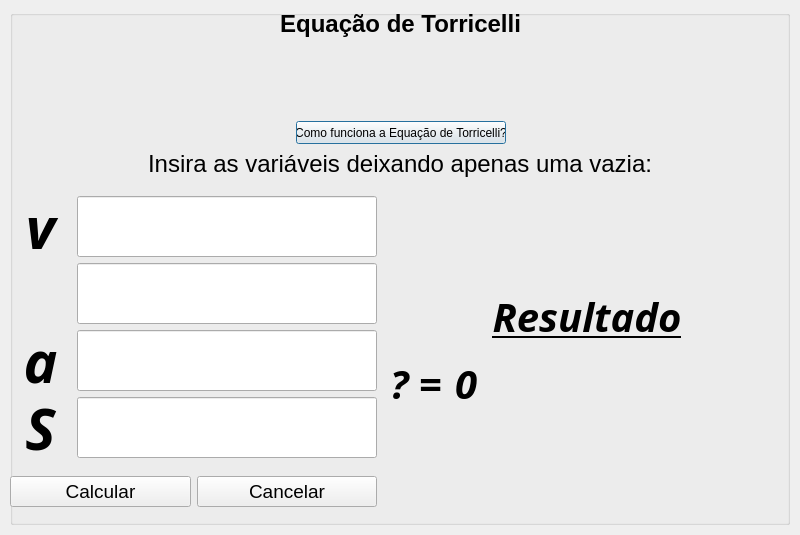
<?xml version="1.0" encoding="UTF-8"?>
<ui version="4.0">
 <class>telaTorricelli</class>
 <widget class="QDialog" name="telaTorricelli">
  <property name="geometry">
   <rect>
    <x>0</x>
    <y>0</y>
    <width>800</width>
    <height>535</height>
   </rect>
  </property>
  <property name="minimumSize">
   <size>
    <width>800</width>
    <height>535</height>
   </size>
  </property>
  <property name="maximumSize">
   <size>
    <width>800</width>
    <height>535</height>
   </size>
  </property>
  <property name="windowTitle">
   <string>Sistema de Resolução de Equações - Equação de Torricelli</string>
  </property>
  <property name="windowIcon">
   <iconset resource="fileRecourses.qrc">
    <normaloff>:/new/logo/images/logo.png</normaloff>:/new/logo/images/logo.png</iconset>
  </property>
  <widget class="QGroupBox" name="groupBox">
   <property name="geometry">
    <rect>
     <x>10</x>
     <y>10</y>
     <width>780</width>
     <height>515</height>
    </rect>
   </property>
   <property name="minimumSize">
    <size>
     <width>780</width>
     <height>515</height>
    </size>
   </property>
   <property name="maximumSize">
    <size>
     <width>780</width>
     <height>515</height>
    </size>
   </property>
   <property name="title">
    <string/>
   </property>
   <widget class="QWidget" name="layoutWidget">
    <property name="geometry">
     <rect>
      <x>0</x>
      <y>0</y>
      <width>781</width>
      <height>511</height>
     </rect>
    </property>
    <layout class="QVBoxLayout" name="verticalLayout_16">
     <item>
      <layout class="QVBoxLayout" name="verticalLayout_9">
       <item>
        <layout class="QVBoxLayout" name="verticalLayout_10">
         <item>
          <layout class="QHBoxLayout" name="horizontalLayout_13">
           <item>
            <spacer name="horizontalSpacer_17">
             <property name="orientation">
              <enum>Qt::Horizontal</enum>
             </property>
             <property name="sizeHint" stdset="0">
              <size>
               <width>40</width>
               <height>20</height>
              </size>
             </property>
            </spacer>
           </item>
           <item>
            <widget class="QLabel" name="titulo_3">
             <property name="font">
              <font>
               <family>Arial</family>
               <pointsize>18</pointsize>
               <weight>75</weight>
               <bold>true</bold>
              </font>
             </property>
             <property name="text">
              <string>Equação de Torricelli</string>
             </property>
             <property name="alignment">
              <set>Qt::AlignCenter</set>
             </property>
            </widget>
           </item>
           <item>
            <spacer name="horizontalSpacer_18">
             <property name="orientation">
              <enum>Qt::Horizontal</enum>
             </property>
             <property name="sizeHint" stdset="0">
              <size>
               <width>40</width>
               <height>20</height>
              </size>
             </property>
            </spacer>
           </item>
          </layout>
         </item>
         <item>
          <layout class="QHBoxLayout" name="horizontalLayout_14">
           <item>
            <spacer name="horizontalSpacer_19">
             <property name="orientation">
              <enum>Qt::Horizontal</enum>
             </property>
             <property name="sizeHint" stdset="0">
              <size>
               <width>40</width>
               <height>20</height>
              </size>
             </property>
            </spacer>
           </item>
           <item>
            <widget class="QLabel" name="formulaLeiGravidade_3">
             <property name="minimumSize">
              <size>
               <width>371</width>
               <height>71</height>
              </size>
             </property>
             <property name="maximumSize">
              <size>
               <width>371</width>
               <height>71</height>
              </size>
             </property>
             <property name="text">
              <string/>
             </property>
             <property name="pixmap">
              <pixmap resource="fileRecourses.qrc">:/new/formulas/images/06.PNG</pixmap>
             </property>
             <property name="scaledContents">
              <bool>true</bool>
             </property>
             <property name="alignment">
              <set>Qt::AlignCenter</set>
             </property>
            </widget>
           </item>
           <item>
            <spacer name="horizontalSpacer_20">
             <property name="orientation">
              <enum>Qt::Horizontal</enum>
             </property>
             <property name="sizeHint" stdset="0">
              <size>
               <width>40</width>
               <height>20</height>
              </size>
             </property>
            </spacer>
           </item>
          </layout>
         </item>
         <item>
          <layout class="QVBoxLayout" name="verticalLayout_11">
           <item>
            <layout class="QHBoxLayout" name="horizontalLayout_15">
             <item>
              <spacer name="horizontalSpacer_21">
               <property name="orientation">
                <enum>Qt::Horizontal</enum>
               </property>
               <property name="sizeHint" stdset="0">
                <size>
                 <width>40</width>
                 <height>20</height>
                </size>
               </property>
              </spacer>
             </item>
             <item>
              <widget class="QPushButton" name="btnSite">
               <property name="minimumSize">
                <size>
                 <width>210</width>
                 <height>23</height>
                </size>
               </property>
               <property name="maximumSize">
                <size>
                 <width>210</width>
                 <height>23</height>
                </size>
               </property>
               <property name="layoutDirection">
                <enum>Qt::LeftToRight</enum>
               </property>
               <property name="text">
                <string>Como funciona a Equação de Torricelli?</string>
               </property>
               <property name="default">
                <bool>false</bool>
               </property>
              </widget>
             </item>
             <item>
              <spacer name="horizontalSpacer_22">
               <property name="orientation">
                <enum>Qt::Horizontal</enum>
               </property>
               <property name="sizeHint" stdset="0">
                <size>
                 <width>40</width>
                 <height>20</height>
                </size>
               </property>
              </spacer>
             </item>
            </layout>
           </item>
          </layout>
         </item>
         <item>
          <layout class="QHBoxLayout" name="horizontalLayout_16">
           <item>
            <spacer name="horizontalSpacer_23">
             <property name="orientation">
              <enum>Qt::Horizontal</enum>
             </property>
             <property name="sizeHint" stdset="0">
              <size>
               <width>40</width>
               <height>20</height>
              </size>
             </property>
            </spacer>
           </item>
           <item>
            <layout class="QFormLayout" name="formLayout_3"/>
           </item>
           <item>
            <widget class="QLabel" name="descricao_3">
             <property name="font">
              <font>
               <pointsize>18</pointsize>
              </font>
             </property>
             <property name="text">
              <string>Insira as variáveis deixando apenas uma vazia:</string>
             </property>
            </widget>
           </item>
           <item>
            <spacer name="horizontalSpacer_24">
             <property name="orientation">
              <enum>Qt::Horizontal</enum>
             </property>
             <property name="sizeHint" stdset="0">
              <size>
               <width>40</width>
               <height>20</height>
              </size>
             </property>
            </spacer>
           </item>
          </layout>
         </item>
        </layout>
       </item>
      </layout>
     </item>
     <item>
      <layout class="QHBoxLayout" name="horizontalLayout_23">
       <item>
        <layout class="QVBoxLayout" name="verticalLayout_15">
         <item>
          <layout class="QVBoxLayout" name="verticalLayout_14">
           <item>
            <layout class="QHBoxLayout" name="horizontalLayout_19">
             <item>
              <widget class="QLabel" name="labelV">
               <property name="minimumSize">
                <size>
                 <width>61</width>
                 <height>61</height>
                </size>
               </property>
               <property name="maximumSize">
                <size>
                 <width>61</width>
                 <height>61</height>
                </size>
               </property>
               <property name="font">
                <font>
                 <family>Adobe Devanagari</family>
                 <pointsize>43</pointsize>
                 <weight>75</weight>
                 <italic>true</italic>
                 <bold>true</bold>
                </font>
               </property>
               <property name="text">
                <string>v</string>
               </property>
               <property name="alignment">
                <set>Qt::AlignCenter</set>
               </property>
              </widget>
             </item>
             <item>
              <widget class="QLineEdit" name="variavelV">
               <property name="minimumSize">
                <size>
                 <width>300</width>
                 <height>61</height>
                </size>
               </property>
               <property name="maximumSize">
                <size>
                 <width>300</width>
                 <height>61</height>
                </size>
               </property>
               <property name="font">
                <font>
                 <family>Adobe Devanagari</family>
                 <pointsize>28</pointsize>
                 <weight>75</weight>
                 <italic>true</italic>
                 <bold>true</bold>
                </font>
               </property>
               <property name="inputMask">
                <string/>
               </property>
               <property name="text">
                <string/>
               </property>
               <property name="alignment">
                <set>Qt::AlignCenter</set>
               </property>
              </widget>
             </item>
            </layout>
           </item>
           <item>
            <layout class="QHBoxLayout" name="horizontalLayout_20">
             <item>
              <widget class="QLabel" name="labelV0">
               <property name="minimumSize">
                <size>
                 <width>61</width>
                 <height>61</height>
                </size>
               </property>
               <property name="maximumSize">
                <size>
                 <width>61</width>
                 <height>61</height>
                </size>
               </property>
               <property name="font">
                <font>
                 <family>Adobe Devanagari</family>
                 <pointsize>43</pointsize>
                 <weight>75</weight>
                 <italic>true</italic>
                 <bold>true</bold>
                </font>
               </property>
               <property name="text">
                <string/>
               </property>
               <property name="pixmap">
                <pixmap resource="fileRecourses.qrc">:/new/variaveis/images/v0.png</pixmap>
               </property>
               <property name="scaledContents">
                <bool>true</bool>
               </property>
               <property name="alignment">
                <set>Qt::AlignCenter</set>
               </property>
              </widget>
             </item>
             <item>
              <widget class="QLineEdit" name="variavelV0">
               <property name="minimumSize">
                <size>
                 <width>300</width>
                 <height>61</height>
                </size>
               </property>
               <property name="maximumSize">
                <size>
                 <width>300</width>
                 <height>61</height>
                </size>
               </property>
               <property name="font">
                <font>
                 <family>Adobe Devanagari</family>
                 <pointsize>28</pointsize>
                 <weight>75</weight>
                 <italic>true</italic>
                 <bold>true</bold>
                </font>
               </property>
               <property name="layoutDirection">
                <enum>Qt::LeftToRight</enum>
               </property>
               <property name="text">
                <string/>
               </property>
               <property name="alignment">
                <set>Qt::AlignCenter</set>
               </property>
              </widget>
             </item>
            </layout>
           </item>
           <item>
            <layout class="QHBoxLayout" name="horizontalLayout_21">
             <item>
              <widget class="QLabel" name="labelA">
               <property name="minimumSize">
                <size>
                 <width>61</width>
                 <height>61</height>
                </size>
               </property>
               <property name="maximumSize">
                <size>
                 <width>61</width>
                 <height>61</height>
                </size>
               </property>
               <property name="font">
                <font>
                 <family>Adobe Devanagari</family>
                 <pointsize>43</pointsize>
                 <weight>75</weight>
                 <italic>true</italic>
                 <bold>true</bold>
                </font>
               </property>
               <property name="text">
                <string>a</string>
               </property>
               <property name="alignment">
                <set>Qt::AlignCenter</set>
               </property>
              </widget>
             </item>
             <item>
              <widget class="QLineEdit" name="variavelA">
               <property name="minimumSize">
                <size>
                 <width>300</width>
                 <height>61</height>
                </size>
               </property>
               <property name="maximumSize">
                <size>
                 <width>300</width>
                 <height>61</height>
                </size>
               </property>
               <property name="font">
                <font>
                 <family>Adobe Devanagari</family>
                 <pointsize>28</pointsize>
                 <weight>75</weight>
                 <italic>true</italic>
                 <bold>true</bold>
                </font>
               </property>
               <property name="layoutDirection">
                <enum>Qt::LeftToRight</enum>
               </property>
               <property name="text">
                <string/>
               </property>
               <property name="alignment">
                <set>Qt::AlignCenter</set>
               </property>
              </widget>
             </item>
            </layout>
           </item>
           <item>
            <layout class="QHBoxLayout" name="horizontalLayout_22">
             <item>
              <widget class="QLabel" name="labelS">
               <property name="minimumSize">
                <size>
                 <width>61</width>
                 <height>61</height>
                </size>
               </property>
               <property name="maximumSize">
                <size>
                 <width>61</width>
                 <height>61</height>
                </size>
               </property>
               <property name="font">
                <font>
                 <family>Adobe Devanagari</family>
                 <pointsize>43</pointsize>
                 <weight>75</weight>
                 <italic>true</italic>
                 <bold>true</bold>
                </font>
               </property>
               <property name="text">
                <string>S</string>
               </property>
               <property name="scaledContents">
                <bool>true</bool>
               </property>
               <property name="alignment">
                <set>Qt::AlignCenter</set>
               </property>
              </widget>
             </item>
             <item>
              <widget class="QLineEdit" name="variavelS">
               <property name="minimumSize">
                <size>
                 <width>300</width>
                 <height>61</height>
                </size>
               </property>
               <property name="maximumSize">
                <size>
                 <width>300</width>
                 <height>61</height>
                </size>
               </property>
               <property name="font">
                <font>
                 <family>Adobe Devanagari</family>
                 <pointsize>28</pointsize>
                 <weight>75</weight>
                 <italic>true</italic>
                 <bold>true</bold>
                </font>
               </property>
               <property name="text">
                <string/>
               </property>
               <property name="alignment">
                <set>Qt::AlignCenter</set>
               </property>
              </widget>
             </item>
            </layout>
           </item>
          </layout>
         </item>
         <item>
          <layout class="QHBoxLayout" name="horizontalLayout_18">
           <item>
            <widget class="QPushButton" name="btnCalculate">
             <property name="font">
              <font>
               <pointsize>14</pointsize>
              </font>
             </property>
             <property name="text">
              <string>Calcular</string>
             </property>
            </widget>
           </item>
           <item>
            <widget class="QPushButton" name="btnCancelar">
             <property name="font">
              <font>
               <pointsize>14</pointsize>
              </font>
             </property>
             <property name="text">
              <string>Cancelar</string>
             </property>
            </widget>
           </item>
          </layout>
         </item>
        </layout>
       </item>
       <item>
        <layout class="QVBoxLayout" name="verticalLayout_13">
         <item>
          <spacer name="verticalSpacer_5">
           <property name="orientation">
            <enum>Qt::Vertical</enum>
           </property>
           <property name="sizeHint" stdset="0">
            <size>
             <width>20</width>
             <height>40</height>
            </size>
           </property>
          </spacer>
         </item>
         <item>
          <layout class="QVBoxLayout" name="verticalLayout_12">
           <item>
            <widget class="QLabel" name="titleResultado_2">
             <property name="font">
              <font>
               <family>Adobe Devanagari</family>
               <pointsize>30</pointsize>
               <weight>75</weight>
               <italic>true</italic>
               <bold>true</bold>
               <underline>true</underline>
              </font>
             </property>
             <property name="text">
              <string>Resultado</string>
             </property>
             <property name="alignment">
              <set>Qt::AlignCenter</set>
             </property>
            </widget>
           </item>
           <item>
            <layout class="QHBoxLayout" name="horizontalLayout_17">
             <item>
              <widget class="QLabel" name="variavelResp">
               <property name="minimumSize">
                <size>
                 <width>66</width>
                 <height>66</height>
                </size>
               </property>
               <property name="maximumSize">
                <size>
                 <width>66</width>
                 <height>66</height>
                </size>
               </property>
               <property name="font">
                <font>
                 <family>Adobe Devanagari</family>
                 <pointsize>30</pointsize>
                 <weight>75</weight>
                 <italic>true</italic>
                 <bold>true</bold>
                </font>
               </property>
               <property name="text">
                <string>? =</string>
               </property>
               <property name="scaledContents">
                <bool>true</bool>
               </property>
               <property name="alignment">
                <set>Qt::AlignCenter</set>
               </property>
              </widget>
             </item>
             <item>
              <widget class="QLabel" name="Resp">
               <property name="minimumSize">
                <size>
                 <width>550</width>
                 <height>66</height>
                </size>
               </property>
               <property name="maximumSize">
                <size>
                 <width>550</width>
                 <height>66</height>
                </size>
               </property>
               <property name="font">
                <font>
                 <family>Adobe Devanagari</family>
                 <pointsize>30</pointsize>
                 <weight>75</weight>
                 <italic>true</italic>
                 <bold>true</bold>
                </font>
               </property>
               <property name="text">
                <string>0</string>
               </property>
               <property name="scaledContents">
                <bool>true</bool>
               </property>
              </widget>
             </item>
            </layout>
           </item>
          </layout>
         </item>
         <item>
          <spacer name="verticalSpacer_6">
           <property name="orientation">
            <enum>Qt::Vertical</enum>
           </property>
           <property name="sizeHint" stdset="0">
            <size>
             <width>20</width>
             <height>40</height>
            </size>
           </property>
          </spacer>
         </item>
        </layout>
       </item>
      </layout>
     </item>
    </layout>
   </widget>
  </widget>
 </widget>
 <resources>
  <include location="fileRecourses.qrc"/>
 </resources>
 <connections/>
</ui>
